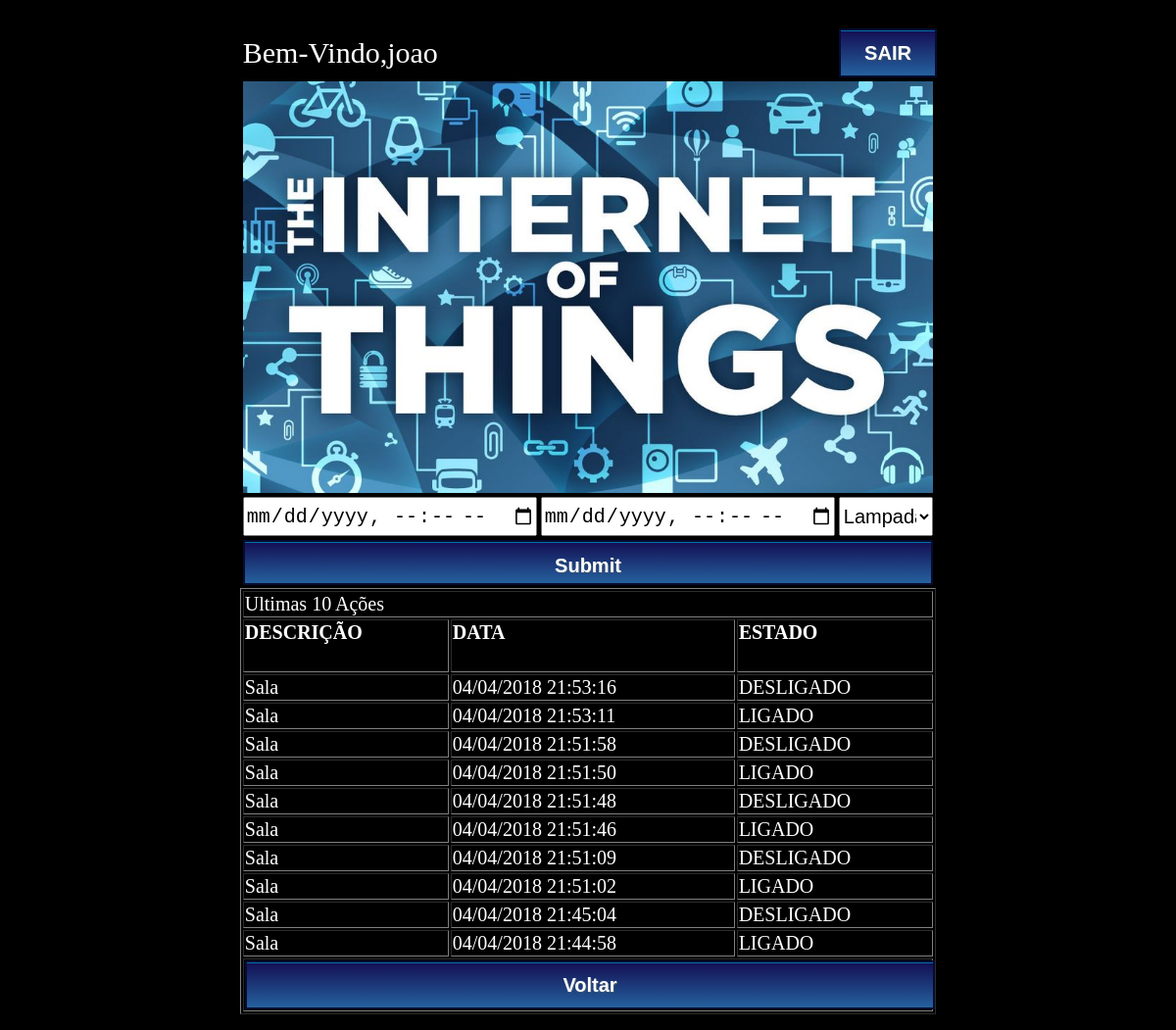
/htdocs/lamprel.php (signed in), run on the app's committed database.
### tables this page shows
CREATE TABLE `lampadas_rel` (
  `lamp_sec` int(11) NOT NULL AUTO_INCREMENT,
  `lamp_id` int(2) NOT NULL,
  `lamp_data` datetime NOT NULL DEFAULT CURRENT_TIMESTAMP,
  `lamp_estado` int(1) NOT NULL,
  PRIMARY KEY (`lamp_sec`)
);

### htdocs/lamprel.php (the view, shortened to what this page needs)
<html>
<head>
</head>
<body>
<?php
$login_cookie = $_COOKIE['login'];
if(isset($_COOKIE['login'])){
require_once('conecta.php');
$sqll = "SELECT lamp_descricao FROM lampadas";
$result2 = $conn->query($sqll);
if ($result2->num_rows > 0) {
		$array2 = array();
		while($row1 = $result2->fetch_assoc()) {
		$array2[] = $row1["lamp_descricao"];
		}
}
        $descri1=$array2[0];
		$descri2=$array2[1];
?>
<form action="lamprel.php" method="POST">
    <table class="tabelarel2" align="center">
		<tr>
			<td colspan="2" width="80%"><a class='texto'>Bem-Vindo,<?php echo $login_cookie; ?></td>
			<td colspan="1" width="20%"><a class="botaocadper" href="logout.php">SAIR</a></td>
		</tr>
		<tr>
			<td colspan="3" align="center"><img src="img/iot.jpg" class="imgcap"></img>
		</tr>
		<tr>
			<td width="40%">
				<input type="datetime-local" name="dataI" class="selectper" />
			</td>
			<td width="40%">
				<input type="datetime-local" name="dataF" class="selectper"/>
			</td>
			<td width="20%">
				<select name="id" class="selectper">
				<option value="">Lampada</option>
				</select>
			</td>
		</tr>
		<tr>
			<td colspan="3">
				<input type="submit" class="botaocadper"/>
				</form>
	<a class="textorel" align="center">
	<table	border="1"  class="tabelarel" align="center">
	<tr>
	<td colspan="3" border="0">
<?php
	if(empty($_POST['id']) && empty($_POST['dataI']) && empty($_POST['dataF'])){
		$sql = "SELECT lamp_id, lamp_data, lamp_estado FROM lampadas_rel ORDER BY lamp_sec DESC limit 10";
		echo "Ultimas 10 Ações";
	}elseif(isset($_POST['id']) && empty($_POST['dataI']) && empty($_POST['dataF'])){
		$sql = "SELECT lamp_id, lamp_data, lamp_estado FROM lampadas_rel WHERE lamp_id = '".$_POST['id']."' ORDER BY lamp_sec DESC limit 10";
		echo "Ultimas 10 Ações da lampada "; if($_POST['id']==1){echo $descri1;}else{echo $descri2;}
	}else{
		$sql = "SELECT lamp_id, lamp_data, lamp_estado FROM lampadas_rel ORDER BY lamp_sec DESC limit 10";
		echo "Ultimas 10 Ações";
	}
$result = $conn->query($sql);
if ($result->num_rows > 0) {
    ?>
	</td>
	</tr>
	<tr><td><h4>DESCRIÇÃO</h4></td><td><h4>DATA</h4></td><td><h4>ESTADO</h4></td></tr>
	<?php
	while($row = $result->fetch_assoc()) {
	$data = Date('d/m/Y H:i:s',  strtotime($row["lamp_data"]));
	$status = "DESLIGADO";
	if ($row["lamp_estado"]==1){
		$status = "LIGADO";
	}
	$descr = $descri2;
	if(	$row["lamp_id"]==1){
	$descr = $descri1;
	}
    echo "<tr><td>".$descr. "</td><td>" .$data. "</td><td>" .$status. "</td></tr>";
	}
}	else {
    echo "Não foi encontrado nenhum resultado nesta busca!!";
}
	 ?>
	 <tr>
		<td colspan="3"><a class="botaocadper" href="lampadas.php">Voltar</a></td>
	 </tr>
	 </table>
<?php
}else{
	  echo"Bem-Vindo, convidado <br>";
      echo" <font color='red'>Essas informações NÃO PODEM ser acessadas por você</font> ";
      echo"<br><a href='index.html'>Faça Login</a> Para ler o conteúdo";
}
?>
</body>
</html>

### htdocs/css/desktop/index.css (style rules this page uses)
.texto { color: white; font-size: 30px; }
.botaocadper { -moz-box-shadow:inset 0px 1px 0px 0px #0070a8; -webkit-box-shadow:inset 0px 1px 0px 0px #0070a8; box-shadow:inset 0px 1px 0px 0px #0070a8; background:-webkit-gradient( linear, left top, left bottom, color-stop(0.05, #141357), color-stop(1, #25619e) ); background:-moz-linear-gradient( center top, #141357 5%, #25619e 100% ); filter:progid:DXImageTransform.Microsoft.gradient(startColorstr='#141357', endColorstr='#25619e'); background-color:#141357; -webkit-border-top-left-radius:0px; -moz-border-radius-topleft:0px; border-top-left-radius:0px; -webkit-border-top-right-radius:0px; -moz-border-radius-topright:0px; border-top-right-radius:0px; -webkit-border-bottom-right-radius:0px; -moz-border-radius-bottomright:0px; border-bottom-right-radius:0px; -webkit-border-bottom-left-radius:0px; -moz-border-radius-bottomleft:0px; border-bottom-left-radius:0px; text-indent:0; border:2px solid #060c30; display:inline-block; color:#ffffff; font-family:Arial; font-size:20px; font-weight:bold; font-style:normal; height:46px; line-height:46px; width:100%; text-decoration:none; text-align:center; text-shadow:1px 1px 0px #3f566e; }
.imgcap { width:100%; height: 40%; }
.selectper { width: 100%; height: 40px; font-size:20px; }
.tabelarel2 { width: 60%; color: white; font-size:0px; }
.textorel { color: white; font-size:15px; }
.tabelarel { width: 60%; height: 5%; padding-top: 0%; color: white; font-size:20px; }

### data on the page
lampadas_rel: descr "Sala", lamp_data "04/04/2018 21:53:16", status "DESLIGADO"
lampadas_rel: descr "Sala", lamp_data "04/04/2018 21:53:11", lamp_estado "LIGADO"
lampadas_rel: descr "Sala", lamp_data "04/04/2018 21:51:58", status "DESLIGADO"
lampadas_rel: descr "Sala", lamp_data "04/04/2018 21:51:50", lamp_estado "LIGADO"
lampadas_rel: descr "Sala", lamp_data "04/04/2018 21:51:48", status "DESLIGADO"
lampadas_rel: descr "Sala", lamp_data "04/04/2018 21:51:46", lamp_estado "LIGADO"
lampadas_rel: descr "Sala", lamp_data "04/04/2018 21:51:09", status "DESLIGADO"
lampadas_rel: descr "Sala", lamp_data "04/04/2018 21:51:02", lamp_estado "LIGADO"
lampadas_rel: descr "Sala", lamp_data "04/04/2018 21:45:04", status "DESLIGADO"
lampadas_rel: descr "Sala", lamp_data "04/04/2018 21:44:58", lamp_estado "LIGADO"

### other printed values
$login_cookie "joao"
